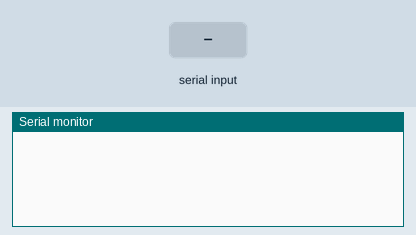
Recording of a sketch running on a simulated Arduino Uno, built with avr-gcc and run on an emulated ATmega328P. Shown: the last lines printed to the serial monitor. Inputs (shaded band) come from the test bench. EEPROM starts erased.

Above: at 1.2 s.
1.3 s: "read 1\n" received over Serial
At 3.0 s:
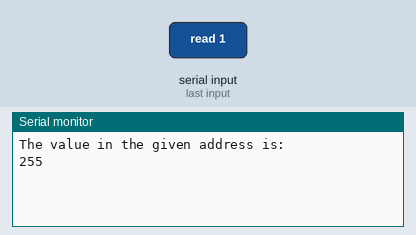
3.8 s: "write 1\n" received over Serial
At 6.0 s:
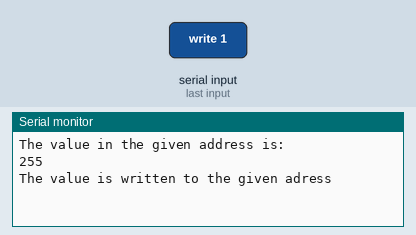

The sketch:

EEPROM_and_Serial_Practice.ino
```cpp
String incomingStr;
#include <EEPROM.h>
void setup() {
  Serial.begin(9600);
}
void loop() {
  if (Serial.available() > 0) {

    incomingStr = Serial.readString();
    String Read_check = incomingStr;
    Read_check.remove(4);
    String write_check  = incomingStr;
    write_check.remove(5);

    if (Read_check == "read"){
      String Read_address = incomingStr.substring(5);
      int Int_address = Read_address.toInt();
      int data_read = EEPROM.read(Int_address);
      Serial.println("The value in the given address is:");
      Serial.println(data_read, DEC);
    }
    else if (write_check == "write"){
      String write_addr_and_Data = incomingStr.substring(6);
      String write_addr = write_addr_and_Data;
      int Pos_space = write_addr.indexOf(' ');
      write_addr.remove(Pos_space);
      String write_data = write_addr_and_Data.substring(Pos_space + 1);
      int Int_address = write_addr.toInt();
      int Int_data = write_data.toInt();
      EEPROM.write(Int_address, Int_data);
      Serial.println("The value is written to the given adress");
    }
  }
}
```

Measured:
- after the input at 1.3 s, the serial monitor: prints a new line after 1.0 s (image 1)
- after the input at 3.8 s, the serial monitor: prints a new line after 1.0 s (image 2)
